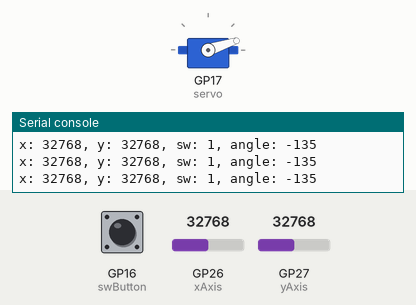
Bench run of a program on a simulated Raspberry Pi Pico running MicroPython. Shown: servo, the last lines printed to the serial console. The inputs (shaded band) are chosen by the test bench; at power-on: GP27 (yAxis) = 32768, GP26 (xAxis) = 32768, GP16 (swButton) HIGH (analog values on the 0–65535 scale). Servo angles are drawn from the pulse width (0.5 ms = 0°, 2.5 ms = 180°).

Above: at 1.2 s.
1.3 s: GP27 (yAxis) set to 33936
At 2.8 s:
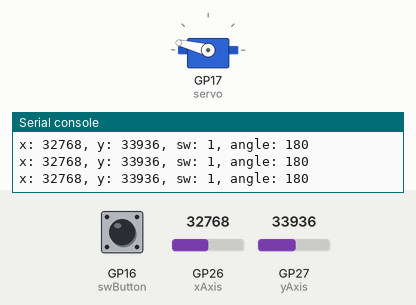
3.1 s: GP27 (yAxis) set to 45874
At 3.5 s:
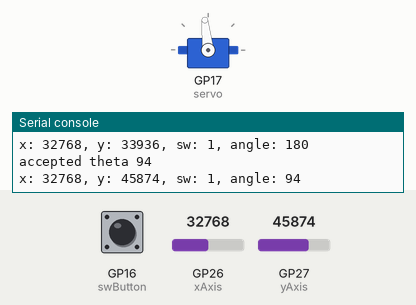
4.7 s: GP26 (xAxis) set to 45874
At 5.4 s:
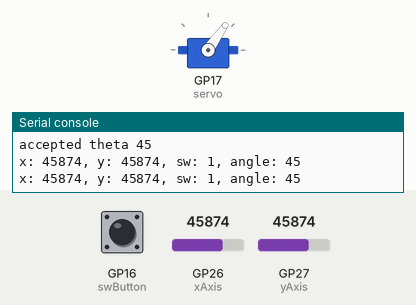
6.3 s: GP26 (xAxis) set to 65535
At 7.3 s:
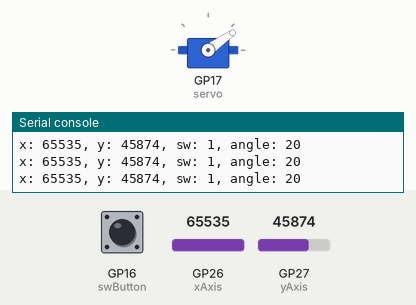
7.9 s: GP26 (xAxis) set to 19660
At 9.2 s:
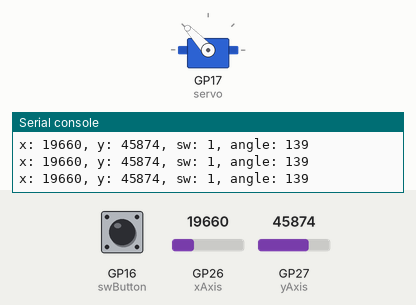
9.5 s: GP27 (yAxis) set to 57670
At 11.1 s:
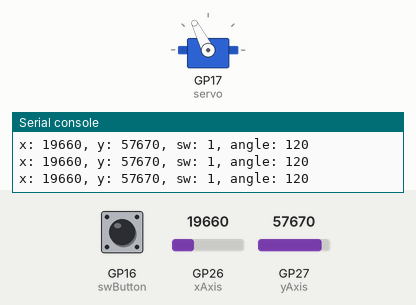
Timing chart, 0 to 12.2 s (numbered marks = the images above; inputs shaded):
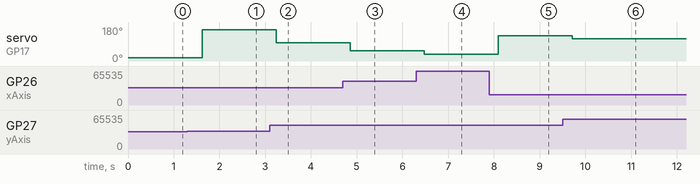

The program:

joystick_servo.py
```python
from machine import Pin, ADC, PWM
import utime, math
from servo import Servo

xAxis = ADC(Pin(26))
yAxis = ADC(Pin(27))

swButton = Pin(16, Pin.IN, Pin.PULL_UP)

#servo pinout and config
servo = Servo(17)

def readJoystickRaw():
    x = xAxis.read_u16()
    y = yAxis.read_u16()
    btnV = swButton.value()
    return x, y, btnV

def readJoystickTheta(x, y):
    middle = 34000
    y = int(math.ceil(y/1000.0)*1000)
    x = int(math.ceil(x/1000.0)*1000)

    angleRad = math.atan2((y - middle),(x - middle))

    angle = int(angleRad * 180 /math.pi)
    return angle

try:
    while True:
        #input("read sensor")
        x, y, btnV = readJoystickRaw()
        theta = readJoystickTheta(x, y)
        servo.angle(theta)
        print("x: %s, y: %s, sw: %s, angle: %s" % (str(x), str(y), str(btnV), str(theta)))
        utime.sleep(0.4)
finally:
    servo.deinit()
    print("Goodbye")
```

servo.py
```python
from machine import Pin, PWM #for pico
import utime # pico

class Servo:
    DELAY_FOR_MOVT = 0.015
    DEGREE_TOLERANCE = 3
    def __init__(self, pin, minVal=2300, maxVal=7700):
        self._pwm = None
        if isinstance(pin, int):
            self._pwm = PWM(Pin(pin))
        elif isinstance(pin, PWM):
            self._pwm = pin
        self._pwm.freq(50) #50 hz
        self.lowerLimit = minVal
        self.upperLimit = maxVal
        self._goto(self.lowerLimit) # goto middle
        self.prevAngle = 0

    def _goto(self, value):
        """
        Goto to value between lowerLimit and upperLimit
        """
        if value < self.lowerLimit:
            value = self.lowerLimit
        elif value > self.upperLimit:
            value = self.upperLimit
        self._pwm.duty_u16(value)
        utime.sleep(Servo.DELAY_FOR_MOVT)

    def angle(self, theta):
        if theta < 0 or theta > 180:
            return
        if abs(theta - self.prevAngle) < Servo.DEGREE_TOLERANCE:
            return
        print("accepted theta %s" % str(theta))
        self.prevAngle = theta #remember for next call of angle to check tolerance
        pwm_duty = self.lowerLimit + int((self.upperLimit - self.lowerLimit) * (theta / 180))
        self._goto(pwm_duty)

    def deinit(self):
        self._pwm.deinit()

        
```

Measured:
- the behaviour switches between 32992 and 33008 on GP27 (yAxis) (found by bisection; images 0 and 1)
- after the input at 1.3 s, servo on GP17 (servo): 18° → 166° after 0.32 s
- after the input at 3.1 s, servo on GP17 (servo): 166° → 96° after 0.14 s
- after the input at 4.7 s, servo on GP17 (servo): 96° → 55° after 0.16 s
- after the input at 6.3 s, servo on GP17 (servo): 55° → 35° after 0.17 s
- after the input at 7.9 s, servo on GP17 (servo): 35° → 133° after 0.19 s
- after the input at 9.5 s, servo on GP17 (servo): 133° → 117° after 0.21 s
